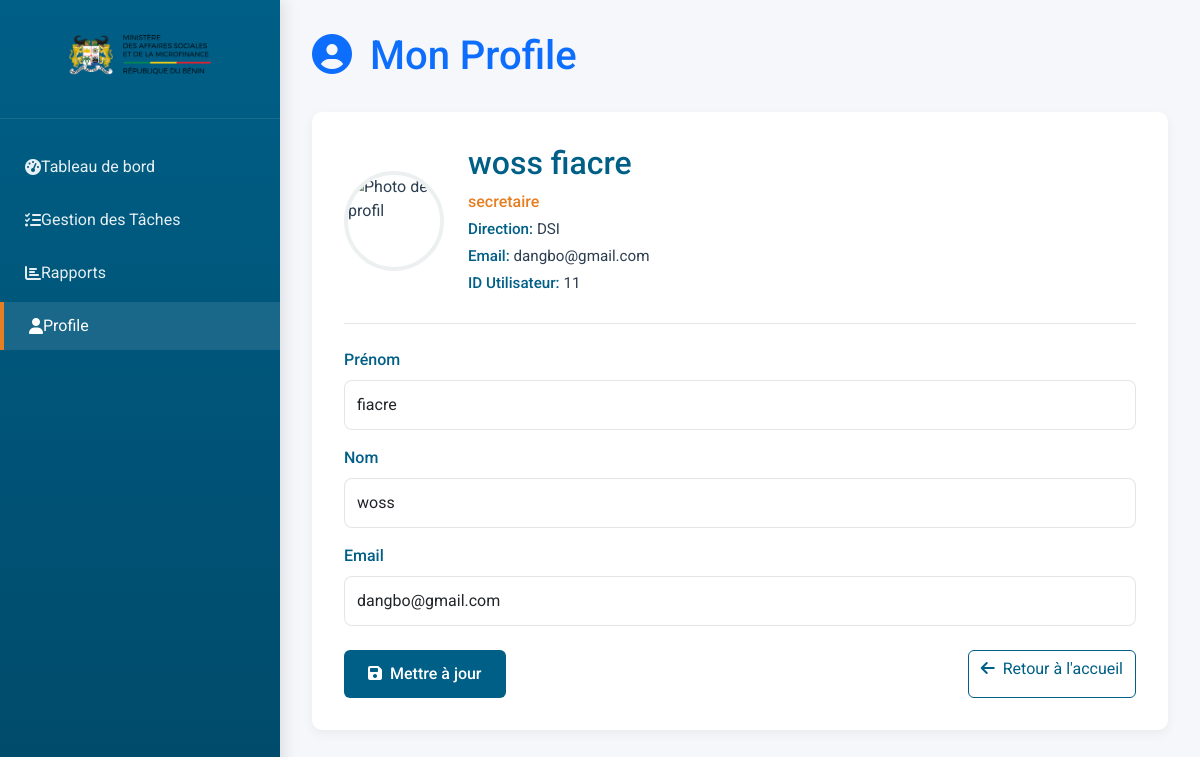
The app's page /profiles.php (signed in) with its own data.
### tables this page shows
CREATE TABLE IF NOT EXISTS `users` (
  `user_id` int NOT NULL AUTO_INCREMENT,
  `password` varchar(255) NOT NULL,
  `email` varchar(255) NOT NULL,
  `department_id` int DEFAULT NULL,
  `first_name` varchar(50) NOT NULL,
  `last_name` varchar(50) NOT NULL,
  `active` tinyint(1) DEFAULT '0',
  `poste_id` int NOT NULL,
  PRIMARY KEY (`user_id`),
  KEY `fk_department` (`department_id`),
  KEY `fk_poste` (`poste_id`)
);

CREATE TABLE IF NOT EXISTS `postes` (
  `id` int NOT NULL AUTO_INCREMENT,
  `poste_name` varchar(255) NOT NULL,
  PRIMARY KEY (`id`)
);

CREATE TABLE IF NOT EXISTS `departments` (
  `department_id` int NOT NULL AUTO_INCREMENT,
  `department_name` varchar(255) NOT NULL,
  PRIMARY KEY (`department_id`)
);

### profiles.php (the view, shortened to what this page needs)
<?php
$host = 'localhost';
$dbname = 'gestion_tache';
$username = 'root';
$password = '';
try {
    $pdo = new PDO("mysql:host=$host;dbname=$dbname;charset=utf8mb4", $username, $password);
    $pdo->setAttribute(PDO::ATTR_ERRMODE, PDO::ERRMODE_EXCEPTION);
} catch (PDOException $e) {
    die("Erreur de connexion : " . $e->getMessage());
}
$user_id = $_SESSION['user_id'] ?? null;
$prenom = '';
$nom = '';
$email = '';
$poste_name = 'Non défini';
$department_name = 'Non défini';
if ($user_id) {
    try {
        $stmt = $pdo->prepare("SELECT * FROM users WHERE user_id = ?");
        $stmt->execute([$user_id]);
        $user = $stmt->fetch(PDO::FETCH_ASSOC);
        if ($user) {
            $prenom = $user['first_name'] ?? '';
            $nom = $user['last_name'] ?? '';
            $email = $user['email'] ?? '';
            if (!empty($user['poste_id'])) {
                $stmt = $pdo->prepare("SELECT poste_name FROM postes WHERE id = ?");
                $stmt->execute([$user['poste_id']]);
                $poste = $stmt->fetch(PDO::FETCH_ASSOC);
                $poste_name = $poste['poste_name'] ?? 'Non défini';
            }
            if (!empty($user['department_id'])) {
                $stmt = $pdo->prepare("SELECT department_name FROM departments WHERE department_id = ?");
                $stmt->execute([$user['department_id']]);
                $department = $stmt->fetch(PDO::FETCH_ASSOC);
                $department_name = $department['department_name'] ?? 'Non défini';
            }
        } else {
            header('Location: login.php');
            exit();
        }
    } catch (PDOException $e) {
        $message = "Erreur lors de la récupération des données utilisateur: " . $e->getMessage();
    }
}
?>
<!DOCTYPE html>
<html lang="fr">
<head>
    <link href="https://cdn.jsdelivr.net/npm/bootstrap@5.3.0/dist/css/bootstrap.min.css" rel="stylesheet">
    <link rel="stylesheet" href="https://cdnjs.cloudflare.com/ajax/libs/font-awesome/6.4.0/css/all.min.css">
</head>
<body>
    <div class="sidebar-mas" id="sidebar">
        <div class="sidebar-brand">
            <img src="images/logo_masm.png" alt="Logo">
        </div>
        <div class="sidebar-menu">
            <div class="sidebar-item">
                <a href="dashboard.php" class="sidebar-link">
                    <i class="fas fa-tachometer-alt"></i>
                    <span>Tableau de bord</span>
                </a>
            </div>
            <div class="sidebar-item">
                <a href="tac.php" class="sidebar-link">
                    <i class="fas fa-tasks"></i>
                    <span>Gestion des Tâches</span>
                </a>
            </div>
            <div class="sidebar-item">
                <a href="rapport.php" class="sidebar-link">
                    <i class="fas fa-chart-bar"></i>
                    <span>Rapports</span>
                </a>
            </div>
            <div class="sidebar-item">
                <a href="profiles.php" class="sidebar-link active">
                    <i class="fas fa-user"></i>
                    <span>Profile</span>
                </a>
            </div>
        </div>
    </div>
    <div class="main-content">
        <div class="d-flex justify-content-between align-items-center mb-4">
            <h1 class="text-primary"><i class="fas fa-user-circle me-2"></i> Mon Profile</h1>
        </div>
        <div class="profile-card">
            <div class="profile-header">
                <img src="https://www.w3schools.com/w3images/avatar2.png" alt="Photo de profil" class="profile-avatar">
                <div>
                    <h2 class="profile-title"><?php echo htmlspecialchars($nom . ' ' . $prenom); ?></h2>
                    <p class="profile-subtitle"><?php echo htmlspecialchars($poste_name); ?></p>
                    <p class="profile-info"><span class="info-label">Direction:</span> <?php echo htmlspecialchars($department_name); ?></p>
                    <p class="profile-info"><span class="info-label">Email:</span> <?php echo htmlspecialchars($email); ?></p>
                    <p class="profile-info"><span class="info-label">ID Utilisateur:</span> <?php echo htmlspecialchars($user_id); ?></p>
                </div>
            </div>
            <form method="POST" action="">
                <div class="mb-3">
                    <label for="prenom" class="form-label">Prénom</label>
                    <input type="text" class="form-control" id="prenom" name="prenom" value="<?php echo htmlspecialchars($prenom); ?>" required>
                </div>
                <div class="mb-3">
                    <label for="nom" class="form-label">Nom</label>
                    <input type="text" class="form-control" id="nom" name="nom" value="<?php echo htmlspecialchars($nom); ?>" required>
                </div>
                <div class="mb-4">
                    <label for="email" class="form-label">Email</label>
                    <input type="email" class="form-control" id="email" name="email" value="<?php echo htmlspecialchars($email); ?>" required>
                </div>
                <div class="d-flex justify-content-between">
                    <button type="submit" name="update" class="btn btn-primary">
                        <i class="fas fa-save me-2"></i>Mettre à jour
                    </button>
                    <a href="dashboard.php" class="btn btn-outline-primary">
                        <i class="fas fa-arrow-left me-2"></i>Retour à l'accueil
                    </a>
                </div>
            </form>
        </div>
    </div>
</body>
</html>

### profiles.php (style rules this page uses)
:root { --mas-primary: #005f87; --mas-secondary: #e67e22; --mas-light: #ecf0f1; --mas-dark: #2c3e50; --sidebar-width: 280px; }
body { font-family: 'Roboto', sans-serif; background-color: #f5f7fa; color: var(--mas-dark); }
.sidebar-mas { width: var(--sidebar-width); min-height: 100vh; position: fixed; background: linear-gradient(180deg, var(--mas-primary), #004a6a); color: white; box-shadow: 4px 0 15px rgba(0, 0, 0, 0.1); }
.sidebar-brand { padding: 1.5rem; text-align: center; border-bottom: 1px solid rgba(255, 255, 255, 0.1); }
.sidebar-brand img { height: 60px; margin-bottom: 10px; }
.sidebar-menu { padding: 1.5rem 0; }
.sidebar-item { margin-bottom: 5px; }
.sidebar-link { display: flex; align-items: center; padding: 12px 25px; color: rgba(255, 255, 255, 0.9); text-decoration: none; transition: all 0.3s; }
.sidebar-link:hover, .sidebar-link.active { background-color: rgba(255, 255, 255, 0.1); color: white; border-left: 4px solid var(--mas-secondary); }
.main-content { margin-left: var(--sidebar-width); padding: 2rem; min-height: 100vh; }
.profile-card { background-color: white; border-radius: 10px; box-shadow: 0 4px 12px rgba(0, 0, 0, 0.05); padding: 2rem; margin-bottom: 2rem; }
.profile-header { display: flex; align-items: center; border-bottom: 1px solid rgba(0, 0, 0, 0.1); padding-bottom: 1.5rem; margin-bottom: 1.5rem; }
.profile-avatar { width: 100px; height: 100px; border-radius: 50%; object-fit: cover; border: 4px solid var(--mas-light); margin-right: 1.5rem; }
.profile-title { color: var(--mas-primary); margin-bottom: 0.5rem; }
.profile-subtitle { color: var(--mas-secondary); font-weight: 500; margin-bottom: 0.25rem; }
.profile-info { color: var(--mas-dark); margin-bottom: 0.25rem; font-size: 0.95rem; }
.info-label { font-weight: 500; color: var(--mas-primary); }
.form-label { font-weight: 500; color: var(--mas-primary); }
.form-control { border: 1px solid rgba(0, 0, 0, 0.1); padding: 0.75rem; border-radius: 8px; }
.btn-primary { background-color: var(--mas-primary); border: none; padding: 0.75rem 1.5rem; font-weight: 500; }
.btn-outline-primary { color: var(--mas-primary); border-color: var(--mas-primary); }

### records on screen
users: last_name+first_name "woss fiacre", email "dangbo@gmail.com", prenom "fiacre", nom "woss"
postes: poste_name "secretaire"
departments: department_name "DSI"

### other values on screen
$user_id "11"
